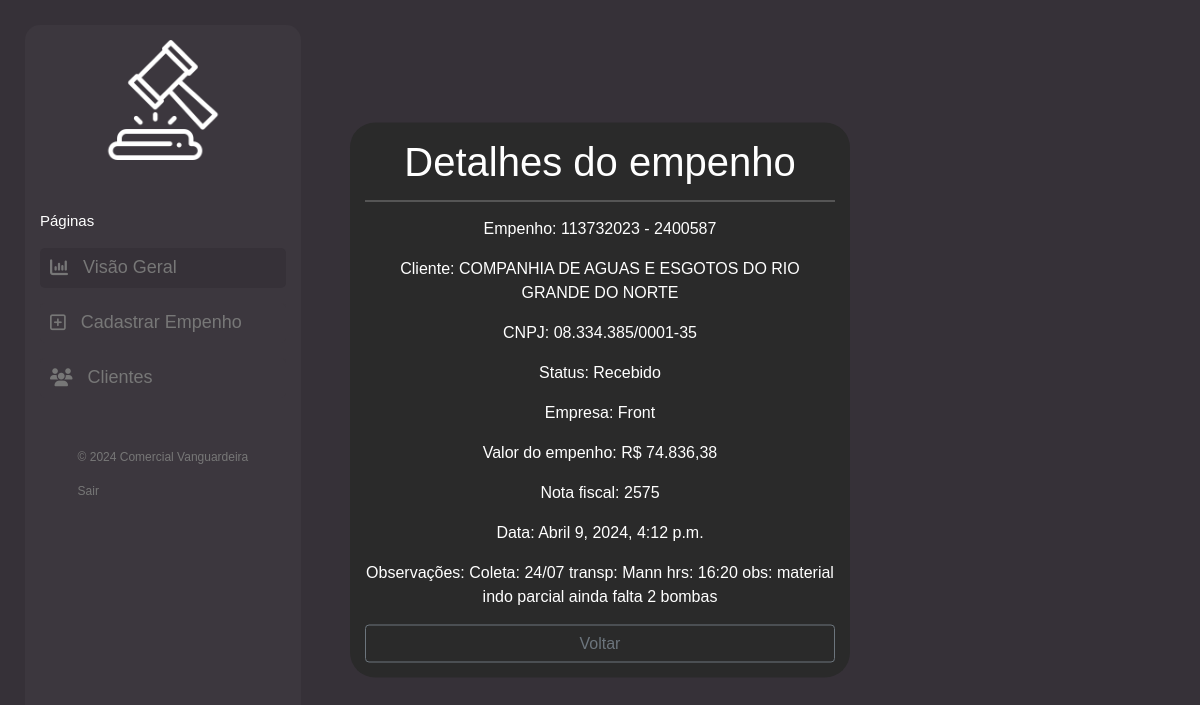
Screenshot of /cliente/detalhe/3922/ (signed in) with the database file from the repository.
### cliente/models.py (models this page shows, shortened)
class Cliente(models.Model):
    numero = models.CharField(max_length=255)
    nome = models.CharField(max_length=255)
    cnpj = models.CharField(max_length=255)
    data_criacao = models.DateTimeField(default=timezone.now)
    categoria = models.ForeignKey(Categoria, on_delete=models.DO_NOTHING)
    empresa = models.ForeignKey(Empresa, on_delete=models.DO_NOTHING)
    empenho = models.FileField(upload_to='empenhos/', max_length=500)
    nfe = models.FileField(upload_to='notas/', max_length=500, default='0', blank=True)
    n_nfe = models.CharField(max_length=255, blank=True)
    descricao = models.TextField(blank=True)
    valor = models.CharField(max_length=255)

class Categoria(models.Model):
    nome = models.CharField(max_length=255)
    def __str__(self):
        return self.nome

class Empresa(models.Model):
    nome = models.CharField(max_length=255)
    def __str__(self):
        return self.nome

### cliente/views.py (the view)
# urls.py: path('cliente/detalhe/<int:pk>/', views.detalhe, name="detalhe"),
@login_required(login_url='login')
def detalhe(request, pk):
    cliente = Cliente.objects.get(pk=pk)
    return render(request, 'cliente/detalhe.html', {'cliente': cliente})

### cliente/templates/cliente/detalhe.html
{% extends 'base.html' %}
{% block conteudo %}
<div class="contents">
    <h1>Detalhes do empenho</h1>
    <div class="contents-info">
        <p>Empenho: {{ cliente.numero }}</p>
        <p>Cliente: {{ cliente.nome }}</p>
        <p>CNPJ: {{ cliente.cnpj }}</p>
        <p>Status: {{ cliente.categoria }}</p>
        <p>Empresa: {{ cliente.empresa }}</p>
        <p>Valor do empenho: R$ {{ cliente.valor }}</p>
        <p>Nota fiscal: {{ cliente.n_nfe }}</p>
        <p>Data: {{ cliente.data_criacao }}</p>
        <p>Observações: {{ cliente.descricao }}</p>
        <a href="{{ request.META.HTTP_REFERER }}" class="btn btn-outline-secondary" style="width: 100%">Voltar</a>
    </div>
</div>
{% endblock%}

### rows the page displays
Cliente: numero "113732023 - 2400587", nome "COMPANHIA DE AGUAS E ESGOTOS DO RIO GRANDE DO NORTE", cnpj "08.334.385/0001-35", categoria "Recebido", empresa "Front", valor "74.836,38", n_nfe "2575", data_criacao "Abril 9, 2024, 4:12 p.m.", descricao "Coleta: 24/07 transp: Mann hrs: 16:20 obs: material indo parcial ainda falta 2 bombas"
